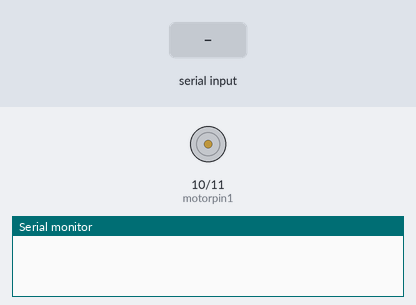
Recording of a sketch running on a simulated Arduino Uno, built with avr-gcc and run on an emulated ATmega328P. Parts: motor-driver pin pairs drawn as motors (green arrow = first pin HIGH = forward, orange = second pin HIGH = backward, longer = more drive), the last lines printed to the serial monitor. The test bench sets the inputs (shaded band).

Above: at 1.2 s.
1.3 s: "90,45\n" received over Serial
At 1.8 s:
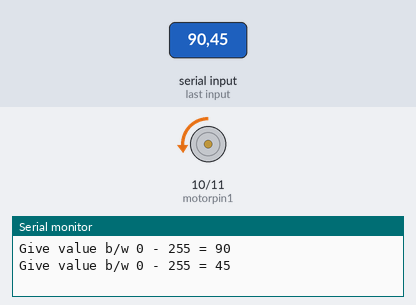
3.8 s: "30,150\n" received over Serial
At 4.6 s:
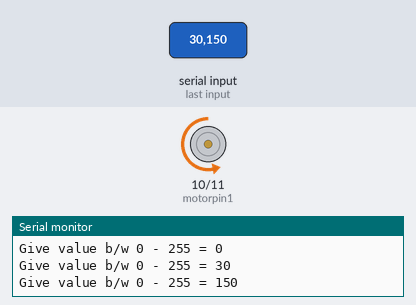
6.3 s: "200\n" received over Serial
At 6.7 s:
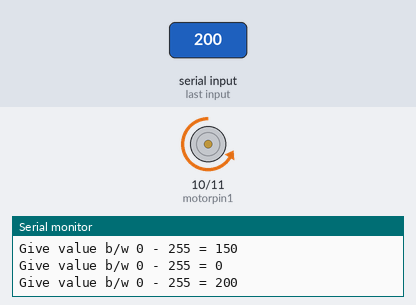
Timing chart, 0 to 9.3 s (numbered marks = the images above; inputs shaded):
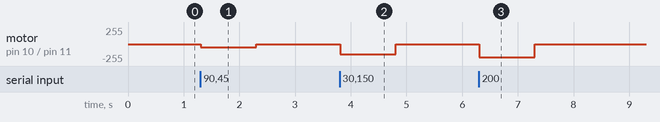

Measured:
- after the input at 1.3 s, motor on pin 10 (motorpin1) / pin 11 (motorpin2): stopped → backward 45/255 at once, → stopped 1.0 s later
- after the input at 3.8 s, motor on pin 10 (motorpin1) / pin 11 (motorpin2): stopped → backward 150/255 at once, → stopped 1.0 s later
- after the input at 6.3 s, motor on pin 10 (motorpin1) / pin 11 (motorpin2): stopped → backward 200/255 at once, → stopped 1.0 s later

The sketch:

ARDUINO_MOTOR_CONTROL.ino
```cpp
int motorpin1 = 10;                  //define digital output pin no.
int motorpin2 = 11;                  //define digital output pin no.
void setup() {
  // put your setup code here, to run once:
Serial.begin(9600);
 pinMode(motorpin1,OUTPUT);        //set pin 10 as output
 pinMode(motorpin2,OUTPUT);        // set pin 11 as output
}

void loop() {
  int motorvalue;
  // put your main code here, to run repeatedly:
 while (Serial.available() == 0);  // Wait here until input buffer has a character
  {
      //Side 1
    motorvalue = Serial.parseInt();        // new command in 1.0 forward
    Serial.print("Give value b/w 0 - 255 = ");
    Serial.println(motorvalue);


 if(motorvalue >=0 && motorvalue <= 255)
 {
  analogWrite(motorpin1,LOW);
  analogWrite(motorpin2,motorvalue);
 }

  }

}
```
